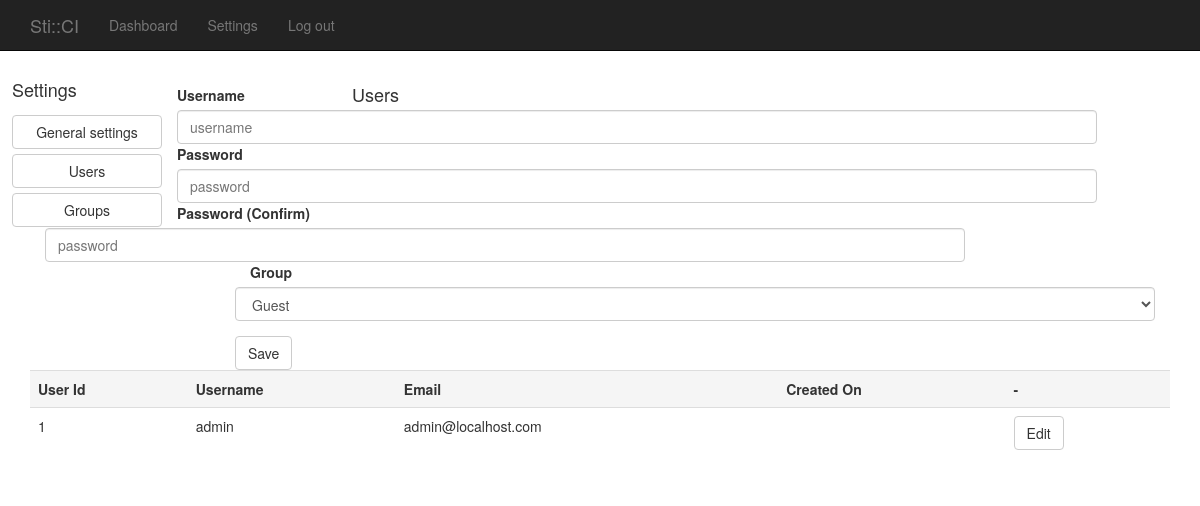
/users.php (signed in), run on the app's committed database.
### tables this page shows
CREATE TABLE IF NOT EXISTS `users` (
  `user_id` int(25) NOT NULL AUTO_INCREMENT,
  `username` varchar(255) NOT NULL,
  `password` varchar(255) NOT NULL,
  `hash_type` varchar(8) NOT NULL,
  `email` varchar(255) NOT NULL,
  `stamp` int(25) NOT NULL,
  PRIMARY KEY (`user_id`)
);

### actions/CommonAction.php (called while the page is built, shortened)
<?php
require_once("db/DbUser.php");
require_once("db/DbGroup.php");
class CommonAction {
	public $groups;
	public function __construct($title = "None", $requiredFlags = 0)
	{
		$this->groups = array();
		if(isset($_SESSION['user_id']) && isset($_SESSION['logged']))
		{
			$this->userId = $_SESSION['user_id'];
			$user = DbUser::GetUserById($this->userId);
			if($user->id == 0)
			{
				$this->errors[] = "This user is invalid !";
			}
			else
			{
				DbUser::fillGroup($user);
				$this->groups = $user->groups;
			}
		}
		else
		{
			$this->groups[] = DbGroup::GetGroupByName('Guest');
		}
	}
	public function testGroupFlags($flag)
	{
		foreach($this->groups as $g)
		{
			if($g->testFlags($flag))
			{
				return true;
			}
		}
		return false;
	}
}

### db/DbUser.php (called while the page is built, shortened)
<?php
require_once("db/DbConnection.php");
require_once("classes/Group.php");
class DbUser
{
	public static function GetUsers()
	{
		$list = array();
		$con = new DbConnection();
		$query = "SELECT user_id, username, password, hash_type, email, stamp FROM users ORDER BY user_id ASC";
		$st = $con->prepare($query);
		$st->bind_result($u_id, $u_name, $u_pass, $u_hash, $u_email, $u_stamp);
		$st->execute();
		while($st->fetch())
		{
			$user = new User();
			$user->id = $u_id;
			$user->username = $u_name;
			$user->password = $u_pass;
			$user->hashType = $u_hash;
			$user->email = $u_email;
			$user->stamp = $u_stamp;
			$list[] = $user;
		}
		return $list;
	}
	public static function GetUserById($user_id)
	{
		$user = new User();
		$con = new DbConnection();
		$query = "SELECT user_id, username, password, hash_type, email, stamp FROM users WHERE user_id = ?";
		$st = $con->prepare($query);
		$st->bind_param("i", $user_id);
		$st->bind_result($u_id, $u_name, $u_pass, $u_hash, $u_email, $u_stamp);
		$st->execute();
		if($st->fetch())
		{
			$user->id = $u_id;
			$user->username = $u_name;
			$user->password = $u_pass;
			$user->hashType = $u_hash;
			$user->email = $u_email;
			$user->stamp = $u_stamp;
		}
		return $user;
	}
	public static function fillGroup($user)
	{
		if($user->id != 0)
		{
			$con = new DbConnection();
			$query = "SELECT g.group_id, g.group_name, g.flags FROM groups g JOIN users_groups ug ON ug.group_id = g.group_id WHERE ug.user_id = ?";
			$st = $con->prepare($query);
			$user_id = $user->id;
			$st->bind_param("i", $user_id);
			$st->bind_result($g_id, $g_name, $flags);
			$st->execute();
			while($st->fetch())
			{
				$g = new Group();
				$g->id = $g_id;
				$g->name = $g_name;
				$g->flags = $flags;
				$user->groups[] = $g;
			}
		}
	}
}

### db/DbConnection.php (called while the page is built, shortened)
<?php
class DbConnection
{
	private $connection;
	public function prepare($query)
	{
		return $this->connection->prepare($query);
	}
	public function open()
	{
		$this->connection = new mysqli(DB_SERVER, DB_USER, DB_PASS, DB_DATABASE);
	}
}

### actions/UsersAction.php (called while the page is built, shortened)
<?php
require_once("actions/CommonAction.php");
class UsersAction extends CommonAction
{
	public function __construct()
	{
		parent::__construct("Users admin", Group::$AdminUsers);
	}
	public function execute()
	{
		$this->groups = DbGroup::GetGroups();
		$this->users = DbUser::GetUsers();
	}
}

### classes/Group.php (called while the page is built, shortened)
<?php
class Group
{
	public $flags;
	public function __construct()
	{
		$this->flags = 0;
	}
	public function testFlags($flag)
	{
		$if = $this->flags & $flag;
		return ($if == $flag);
	}
}

### db/DbGroup.php (called while the page is built, shortened)
<?php
require_once("db/DbConnection.php");
require_once("classes/Group.php");
class DbGroup
{
	public static function GetGroups()
	{
		$list = array();
		$con = new DbConnection();
		$query = "SELECT group_id, group_name, flags FROM groups";
		$st = $con->prepare($query);
		$st->bind_result($g_id, $g_name, $g_flags);
		$st->execute();
		while($st->fetch())
		{
			$group = new Group();
			$group->id = $g_id;
			$group->name = $g_name;
			$group->flags = $g_flags;
			$list[] = $group;
		}
		return $list;
	}
}

### users.php (the view, shortened to what this page needs)
<?php
require_once("actions/UsersAction.php");
$page = new UsersAction();
$page->execute();
require_once("header.php");
require_once("settings_sidemenu.php");
?>
<div class="container users">
	<div class="add_user">
		<div class="add_user_form" id="add_user_form">
		<form role="form" method="post" action="users.php?add">
			<div class="form-group">
				<label for="username" class="col-sm-2 control-label">Username</label>
				<div class="col-sm-10">
					<input type="text" class="form-control" id="username" name="username" placeholder="username">
				</div>
			</div>
			<div class="form-group">
				<label for="password" class="col-sm-2 control-label">Password</label>
				<div class="col-sm-10">
					<input type="password" class="form-control" id="password" name="password" placeholder="password">
				</div>
			</div>
			<div class="form-group">
				<label for="password2" class="col-sm-2 control-label">Password (Confirm)</label>
				<div class="col-sm-10">
					<input type="password" class="form-control" id="password2" name="password2" placeholder="password">
				</div>
			</div>
			<div class="form-group col-sm-10 col-sm-offset-2">
				<label for="group" class="col-sm-2 control-label">Group</label>
				<select class="form-control" id="group" name="group">
				<?php
				foreach($page->groups as $g)
				{
				?>
					<option value="<?php echo $g->name; ?>"><?php echo $g->name; ?></option>
				<?php
				}
				?>
				</select>
			</div>
			<div class="form-group">
				<div class="col-sm-offset-2 col-sm-10">
					<button type="submit" class="btn btn-default">Save</button>
				</div>
			</div>
		</form>
		</div>
	</div>
	<div class="users_list">
	<h4>Users</h4>
	<table class="table table-hover">
		<tr class="active">
			<th>User Id</th>
			<th>Username</th>
			<th>Email</th>
			<th>Created On</th>
			<th>-</th>
		</tr>
		<?php
		foreach($page->users as $u)
		{
		?>
		<tr>
			<td><?php echo $u->id; ?></td>
			<td><?php echo $u->username; ?></td>
			<td><?php echo $u->email; ?></td>
			<td><?php echo $u->createdOn(); ?></td>
			<td><a class="btn btn-default" href="edit_user.php?user_id=<?php echo $u->id; ?>">Edit</a></td>
		</tr>
		<?php
		}
		?>
	</table>
	</div>
</div>
<?php
require_once("footer.php");

### css/stici.css (style rules this page uses)
body { padding-top: 70px; }

### data on the page
users: user_id "1", username "admin", email "admin@localhost.com"

### other printed values
form field group "Guest"
